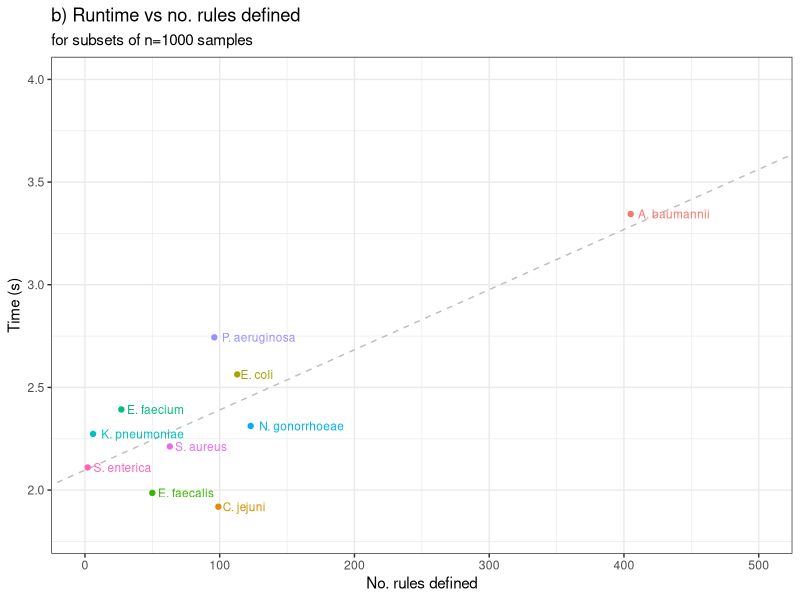
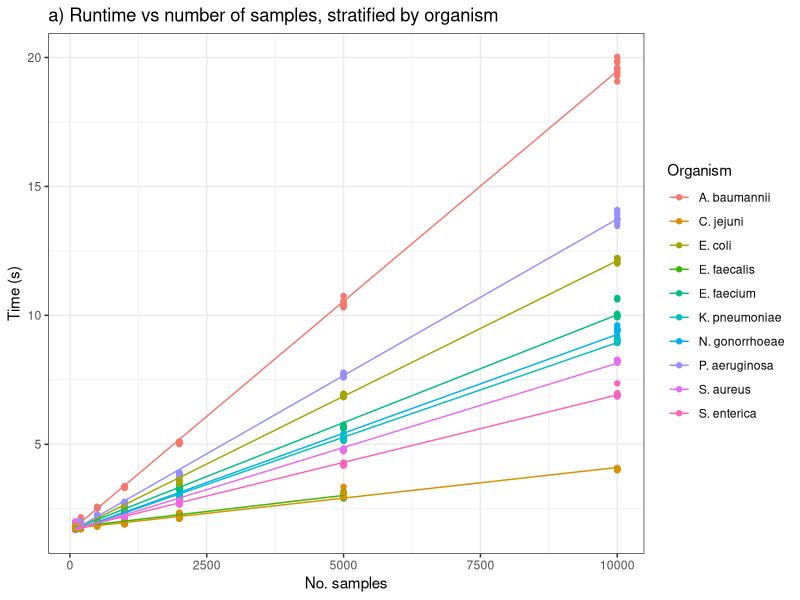
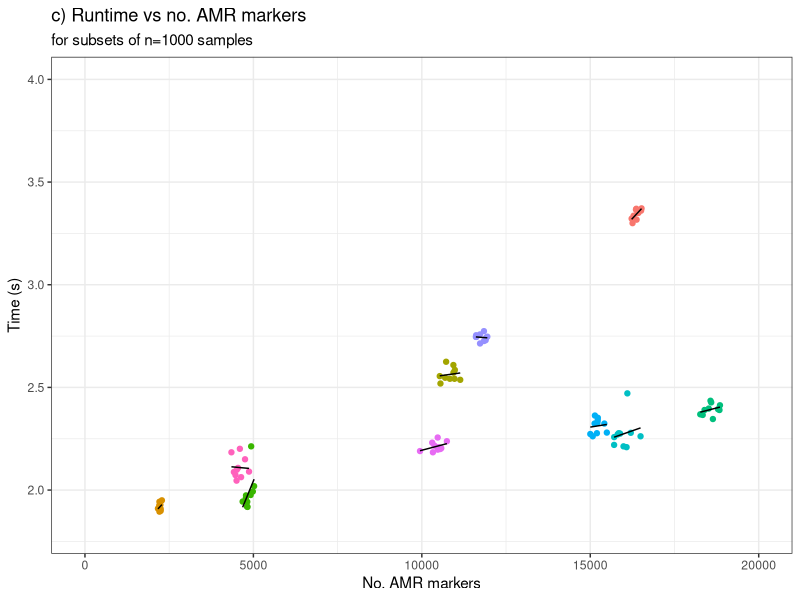

Recreate these plots in R, in order. (Note: this script raises an error after producing the figures.)
## ---- chunk 1
knitr::opts_chunk$set(echo = TRUE)
library(tidyverse)
## ---- chunk 2
times <- read_tsv("AMRrules_timings.tsv") %>% 
  mutate(organism = case_when(organism=="Abaumannii" ~ "A. baumannii",
                              organism=="Cjejuni" ~ "C. jejuni",
                              organism=="Ecoli" ~ "E. coli",
                              organism=="Efaecalis" ~ "E. faecalis",
                              organism=="Efaecium" ~ "E. faecium",
                              organism=="Kpneumoniae" ~ "K. pneumoniae",
                              organism=="Ngono" ~ "N. gonorrhoeae",
                              organism=="Paeruginosa" ~ "P. aeruginosa",
                              organism=="Saureus" ~ "S. aureus",
                              organism=="Senterica" ~ "S. enterica"
                              ))

# shape of runtime curve per organism
linear_per_orgn <- times %>% ggplot(aes(x=size, y=elapsed_sec, colour=organism)) + geom_point() + geom_smooth(method = "lm", se = FALSE, linewidth=0.5) + theme_bw() + labs(x="No. samples", y="Time (s)", colour="Organism", title="a) Runtime vs number of samples, stratified by organism") 

# impact of number of markers on runtime, within each organism (which each have a unique but fixed rule count)
not_linear_per_marker_withinorg <- times %>% 
  filter(size==1000) %>% 
  ggplot(aes(x=amr_marker_count, y=elapsed_sec, group=organism)) + 
  geom_point(aes(colour=organism)) + 
  geom_smooth(method = "lm", se = FALSE, colour="black", linewidth=0.5) + 
  theme_bw() +
  theme(legend.position="none") + 
  xlim(c(0,20000)) + ylim(1.8,4)+
  labs(x="No. AMR markers", y="Time (s)", title="c) Runtime vs no. AMR markers", subtitle="for subsets of n=1000 samples")

# summarise times one row per organism
org_summary <- times %>%
    filter(status == 0 & size==1000) %>%
    group_by(organism, n_rules) %>%
    summarise(
        sec_per_1000 = mean(elapsed_sec),
        .groups = "drop"
    )

# time vs number of rules, for subsets of 1000 samples
lm_time_rules <- lm(sec_per_1000 ~ n_rules, data=org_summary)

summary(lm_time_rules)

time_rules <- coef(lm_time_rules)

associated_rulecount <- org_summary %>% ggplot(aes(x=n_rules, y=sec_per_1000, label=organism, colour=organism)) + 
  geom_abline(intercept=time_rules[["(Intercept)"]], slope=time_rules[["n_rules"]], linetype=2, colour="grey") + 
  geom_point() + 
  geom_text(hjust=-0.1, size = 3) +
  theme_bw() +
  theme(legend.position="none") + 
  xlim(c(0,500)) + ylim(1.8,4)+
  labs(x="No. rules defined", y="Time (s)", title="b) Runtime vs no. rules defined", subtitle="for subsets of n=1000 samples")
  

(linear_per_orgn / ( associated_rulecount + not_linear_per_marker_withinorg)) + plot_layout(guides="collect")
## ---- chunk 3
ggsave("Runtime_figure.pdf", width=10.5, height=8)
ggsave("Runtime_figure.png", width=10.5, height=8)
